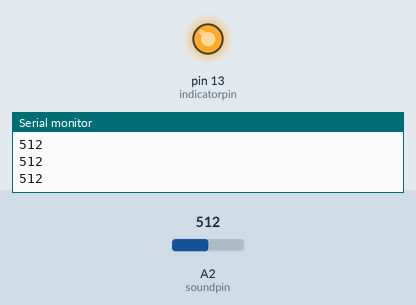
This sketch was run on a simulated Arduino Uno, built with avr-gcc and run on an emulated ATmega328P. Shown: output pins drawn as LEDs (lit = HIGH), the last lines printed to the serial monitor. The test bench sets the inputs (shaded band); at power-on: A2 (soundpin) = 512.

Above: at 1.3 s.
1.4 s: A2 (soundpin) set to 13
2.9 s: A2 (soundpin) set to 10
At 3.8 s:
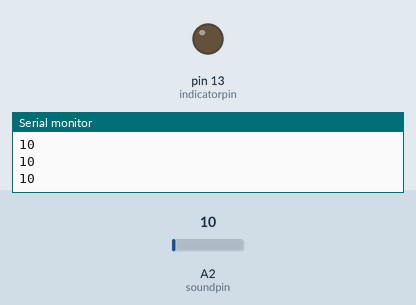
4.5 s: A2 (soundpin) set to 122
At 5.2 s:
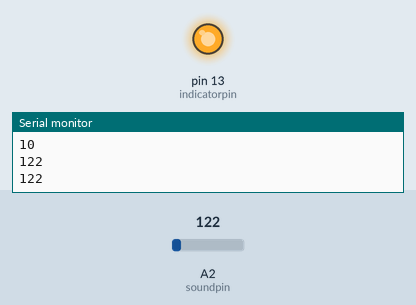
6.0 s: A2 (soundpin) set to 0
At 6.3 s:
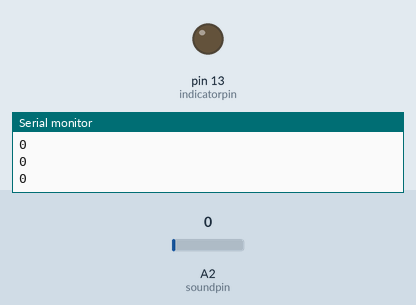
Timing chart, 0 to 8.5 s (numbered marks = the images above; inputs shaded):
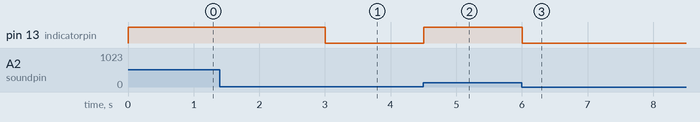

Measured:
- the behaviour switches between 12 and 11 on A2 (soundpin) (found by bisection; images 0 and 1)
- after the input at 2.9 s, pin 13 (indicatorpin): HIGH → LOW after 0.10 s
- after the input at 4.5 s, pin 13 (indicatorpin): LOW → HIGH at once
- after the input at 6.0 s, pin 13 (indicatorpin): HIGH → LOW at once

The sketch:

ky_037_analog_sound_sensor.ino
```cpp
//Project Padzbot #1 HEXA
//Thanks to K&R project for giving me a refrence UwU

const int indicatorpin=13; //GIVE THIS PIN A FUCKING LED!!!
const int soundpin=A2; //sensor analog output
const float threshold=11.2; //value for sound sensor,,,this is for analog output, just change the pin in sensor module for digital output
void setup() {Serial.begin(9600);
              pinMode(indicatorpin,OUTPUT);
                      (soundpin,INPUT);
}
void loop() {int soundsens=analogRead(soundpin);  //soundpin receive analog serial output from sensor
               Serial.println(soundsens);
            if (soundsens>=threshold)
               {digitalWrite(indicatorpin,HIGH); //turns led on
                delay(500);
}
                 else{digitalWrite(indicatorpin,LOW); //led off after delay if soundsens>=threshold
}}
```
